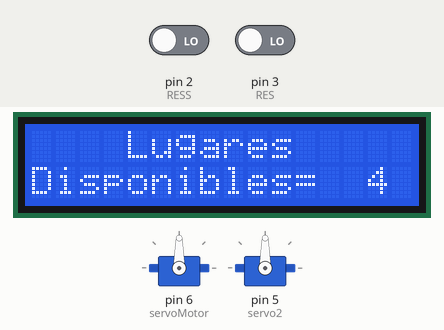
Bench run of a sketch on a simulated Arduino Uno, built with avr-gcc and run on an emulated ATmega328P. Shown: 16×2 character LCD, 2 × servo. Inputs (shaded band) come from the test bench; at power-on: pin 3 (RES) LOW, pin 2 (RESS) LOW.

Above: at 1.2 s.
1.3 s: pin 3 (RES) driven HIGH
At 1.8 s:
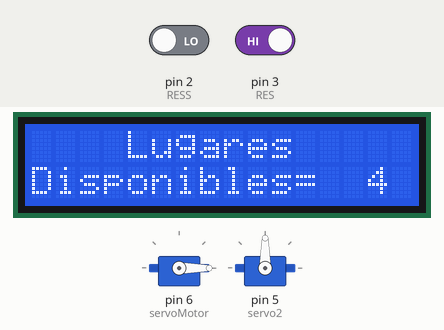
4.3 s: pin 2 (RESS) driven HIGH
At 5.3 s:
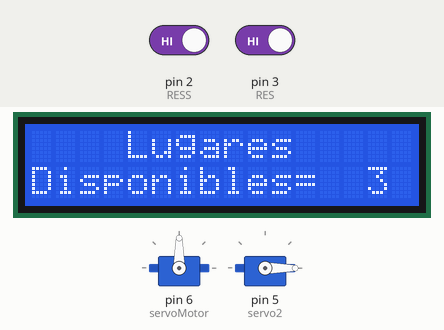
Timing chart, 0 to 7.8 s (numbered marks = the images above; inputs shaded):
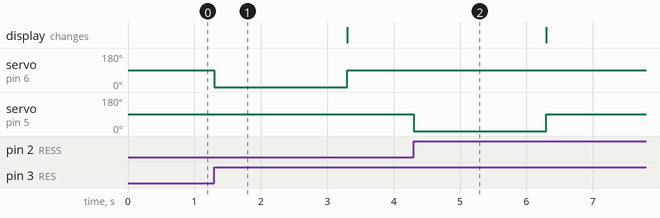

Measured:
- after the input at 1.3 s, servo on pin 6 (servoMotor): 90° → 0° at once, → 90° 2.0 s later
- after the input at 4.3 s, servo on pin 5 (servo2): 90° → 0° at once, → 90° 2.0 s later

The sketch:

Estacionamiento_autom222.ino
```cpp
#include <Servo.h>

#include <LiquidCrystal.h>

Servo servoMotor;

LiquidCrystal lcd(12, 11, 10, 9, 8, 7);
const int RES=3;
const int RESS=2;
int contador=4;
int val=0;
int old_val=0;
int val2=0;
int old_val2=0;
Servo servo2;

void setup() {// Definimos la LCD con dimension 2x16 y definimos los caracteres que deben salir en las filas:
lcd.begin(16,2);
lcd.print("    Lugares    ");
lcd.setCursor(0,1);
lcd.print("Disponibles=");
servoMotor.attach(6);
servo2.attach(5);
pinMode (RES,INPUT);
pinMode (RESS,INPUT);
}
void loop() {
  val=digitalRead(RES);
    lcd.setCursor(14,1);
    lcd.print(contador);
    if (contador>0){
  if ((val==HIGH) && (old_val == LOW)) {

  servoMotor.write(0);

  delay(1000);
  contador=contador-1;
  delay(1000);
}

else{

  servoMotor.write(90);

}
old_val=val;
  servoMotor.write(90);
    }
//Boton 2
  val2=digitalRead(RESS);
      if (contador<4){
  if ((val2==HIGH) && (old_val2 == LOW)) {

  servo2.write(0);

  delay(1000);
  contador=contador+1;
  delay(1000);
}

else{

  servo2.write(90);

}
old_val2=val2;
  servo2.write(90);
      }


  //Por último, hemos usado la parte activa del programa o bucle para que constantemente para cada variación recalcule los datos.

}
```
